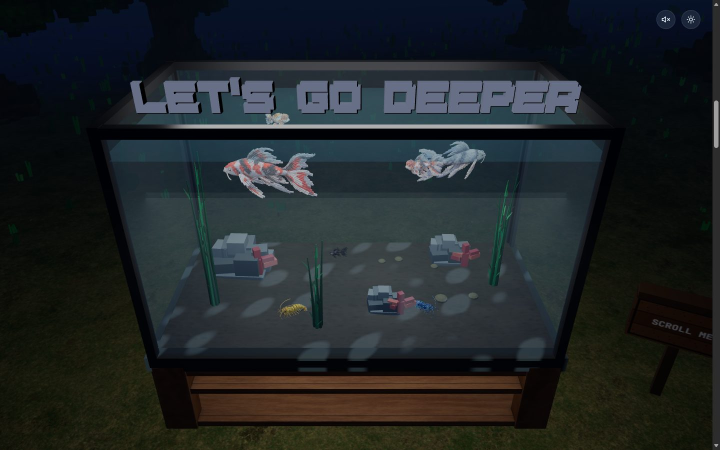
#> input picture .tmp-phase05f/shots/a1-motion0.jpg, 1440 x 900 px, given in place of d1-motion0.jpg, which was not available (shown at 1/2 size)
$ python shimmer.py
#> lines starting #> are read from the running program, lines starting #| are printed output that depends on the picture; pictures that were not available may be replaced by others from this repository, and a replacement may not be noted
from PIL import Image, ImageChops
import numpy as np

for c in ['d1', 'r1', 'a1']:
    vals = []
    for i in range(2):
        a = Image.open(f'.tmp-phase05f/shots/{c}-motion{i}.jpg').convert('L')
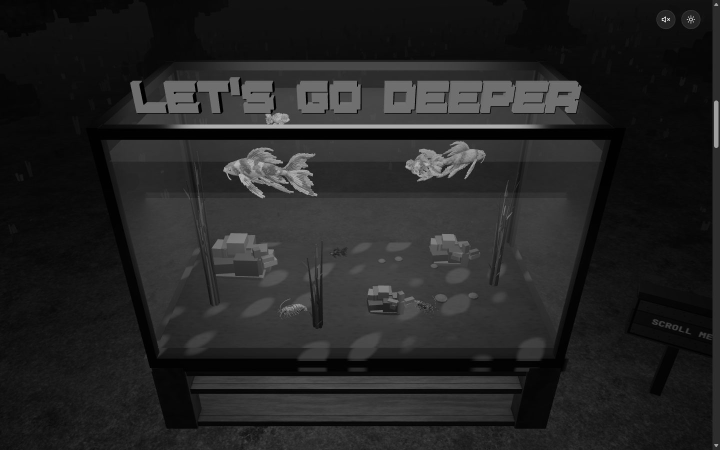
#> a: PIL image 1440x900 L (shown at 1/2 size); min 0, max 251, mean 35.8
        b = Image.open(f'.tmp-phase05f/shots/{c}-motion{i+1}.jpg').convert('L')
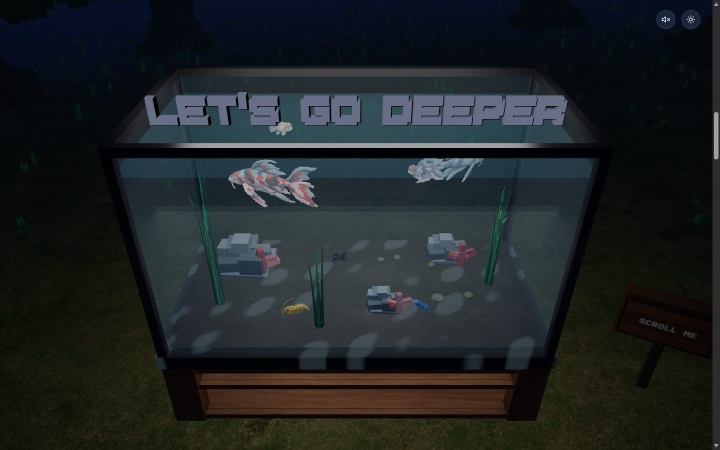
#> input picture .tmp-phase05f/shots/a1-motion2.jpg, 1440 x 900 px, given in place of d1-motion1.jpg, which was not available (shown at 1/2 size)
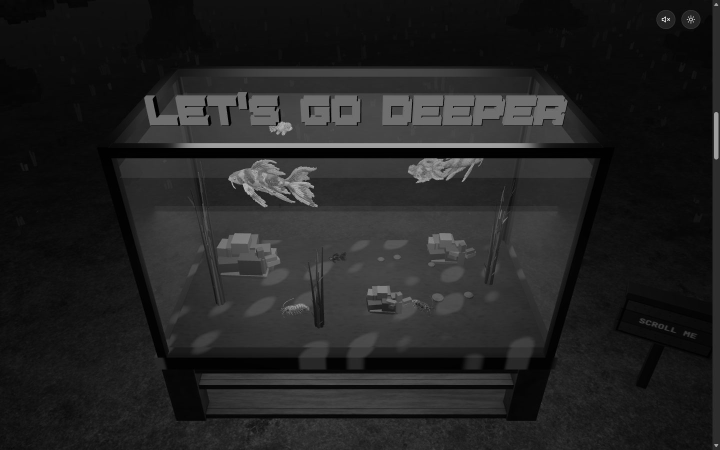
#> b: PIL image 1440x900 L (shown at 1/2 size); min 0, max 251, mean 34.4
#> (the run stopped early here; a loop or call above may not have finished)
